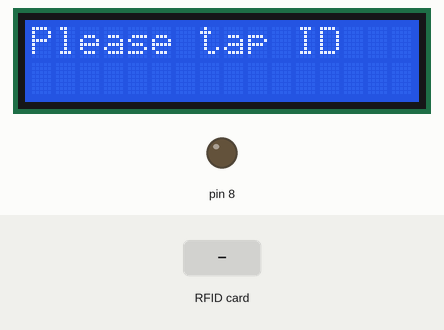
This sketch was run on a simulated Arduino Uno, built with avr-gcc and run on an emulated ATmega328P. On the bench: 16×2 character LCD, output pins drawn as LEDs (lit = HIGH). Dashed ring = blinking. The test bench sets the inputs (shaded band). Pins used as bus, display or sensor lines are not drawn; what the sketch prints to the serial monitor is not drawn.

Above: at 1.3 s.
1.4 s: RFID card 5E 7A 19 C4 held to the reader
At 1.58 s:
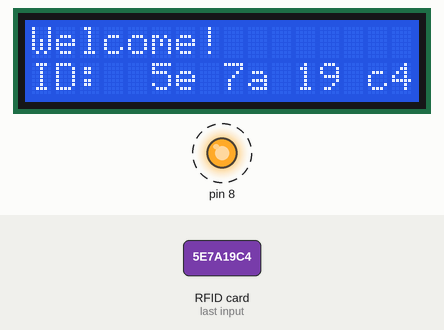
At 2.2 s:
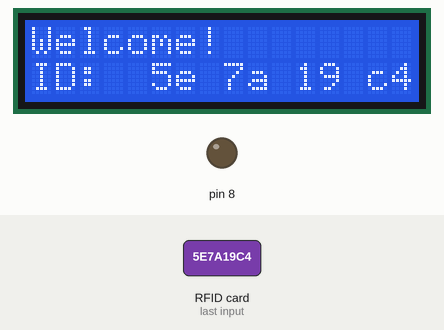
Timing chart, 0 to 4.4 s (numbered marks = the images above; inputs shaded):
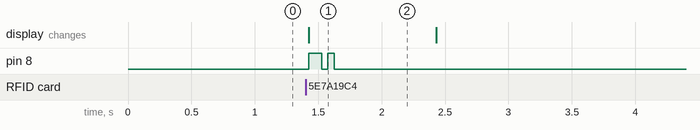

The sketch:

here_card_arduino.ino
```cpp
#include <SPI.h>
#include <MFRC522.h>

#define SS_PIN 10
#define RST_PIN 9
MFRC522 mfrc522(SS_PIN, RST_PIN);

#include <LiquidCrystal.h>

const int rs = 7, en = 6, d4 = 5, d5 = 4, d6 = 3, d7 = 2;
LiquidCrystal lcd(rs, en, d4, d5, d6, d7);

void setup()
{
  lcd.begin(16, 2);
  lcd.print("Please tap ID");

  Serial.begin(9600);
  SPI.begin();
  mfrc522.PCD_Init();
  pinMode(8, OUTPUT);
}
boolean prompt = true;
void loop()
{
  if ( ! mfrc522.PICC_IsNewCardPresent())
  {
    return;
  }
  if ( ! mfrc522.PICC_ReadCardSerial())
  {
    return;
  }
  String content="";
  byte letter;
  for (byte i = 0; i < mfrc522.uid.size; i++)
  {
     content.concat(String(mfrc522.uid.uidByte[i] < 0x10 ? " 0" : " "));
     content.concat(String(mfrc522.uid.uidByte[i], HEX));
  }
  prompt = false;
  lcd.clear();
  lcd.print("Welcome!");
  lcd.setCursor(0, 1);
  lcd.print("ID: " + content);
  Serial.println(content);
  digitalWrite(8, HIGH);
  delay(100);
  digitalWrite(8, LOW);
  delay(50);
  digitalWrite(8, HIGH);
  delay(50);
  digitalWrite(8, LOW);
  delay(800);
  lcd.clear();
  lcd.print("Please tap ID");
  delay(100);
}
```

Measured:
- after the input at 1.4 s, pin 8: alternates HIGH for 0.08 s and LOW for 0.05 s, 4 changes in all, then stays LOW, starting at once; the display: changes at once (image 1)
- what the display in image 1 shows lasts 1.0 s, from 1.4 s to 2.4 s
